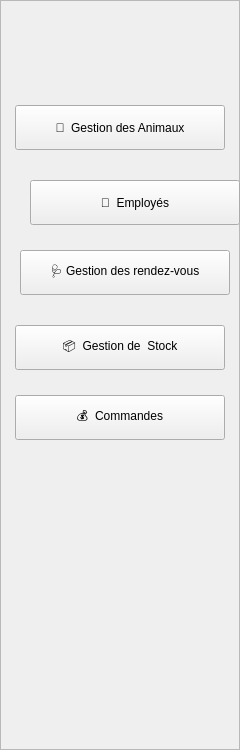
    <widget class="QFrame" name="sideBar">
     <property name="geometry">
      <rect>
       <x>0</x>
       <y>0</y>
       <width>240</width>
       <height>750</height>
      </rect>
     </property>
     <property name="styleSheet">
      <string notr="true">QFrame#sideBar { 
	background-color : #FBF4EE ;
	border: 2px solid #E77C8D;
}</string>
     </property>
     <property name="frameShape">
      <enum>QFrame::Shape::StyledPanel</enum>
     </property>
     <property name="frameShadow">
      <enum>QFrame::Shadow::Raised</enum>
     </property>
     <widget class="QLabel" name="logoLabel">
      <property name="geometry">
       <rect>
        <x>20</x>
        <y>18</y>
        <width>200</width>
        <height>81</height>
       </rect>
      </property>
      <property name="styleSheet">
       <string notr="true">QLabel#logoLabel {
	color : #6B3F2E ;
	font-family : Arial ;
	background-color: transparent;
}</string>
      </property>
      <property name="text">
       <string/>
      </property>
      <property name="pixmap">
       <pixmap>../../../Downloads/pawche.jpeg</pixmap>
      </property>
      <property name="scaledContents">
       <bool>true</bool>
      </property>
      <property name="alignment">
       <set>Qt::AlignmentFlag::AlignCenter</set>
      </property>
     </widget>
     <widget class="QPushButton" name="btnAnimaux">
      <property name="geometry">
       <rect>
        <x>15</x>
        <y>105</y>
        <width>210</width>
        <height>45</height>
       </rect>
      </property>
      <property name="minimumSize">
       <size>
        <width>210</width>
        <height>45</height>
       </size>
      </property>
      <property name="cursor">
       <cursorShape>PointingHandCursor</cursorShape>
      </property>
      <property name="styleSheet">
       <string notr="true">QPushButton#btnAnimaux {
    background-color: transparent;
    color: #6B3F2E;
    border: none;
    border-radius: 8px;
    text-align: left;
    padding-left: 15px;
    font-family: Arial;
    font-size: 13px;
    font-weight: bold;
}
}</string>
      </property>
      <property name="text">
       <string>🐾  Gestion des Animaux</string>
      </property>
     </widget>
     <widget class="QPushButton" name="btnClients">
      <property name="geometry">
       <rect>
        <x>30</x>
        <y>180</y>
        <width>210</width>
        <height>45</height>
       </rect>
      </property>
      <property name="minimumSize">
       <size>
        <width>210</width>
        <height>45</height>
       </size>
      </property>
      <property name="cursor">
       <cursorShape>PointingHandCursor</cursorShape>
      </property>
      <property name="styleSheet">
       <string notr="true">QPushButton#btnClients {
    background-color: transparent;
    color: #6B3F2E;
    border: none;
    border-radius: 8px;
    text-align: left;
    padding-left: 15px;
    font-family: Arial;
    font-size: 13px;
    font-weight: bold;
}
}</string>
      </property>
      <property name="text">
       <string>👥  Employés</string>
      </property>
     </widget>
     <widget class="QPushButton" name="btnProduits">
      <property name="geometry">
       <rect>
        <x>15</x>
        <y>325</y>
        <width>210</width>
        <height>45</height>
       </rect>
      </property>
      <property name="minimumSize">
       <size>
        <width>210</width>
        <height>45</height>
       </size>
      </property>
      <property name="cursor">
       <cursorShape>PointingHandCursor</cursorShape>
      </property>
      <property name="styleSheet">
       <string notr="true">QPushButton#btnProduits {
    background-color: transparent;
    color: #6B3F2E;
    border: none;
    border-radius: 8px;
    text-align: left;
    padding-left: 15px;
    font-family: Arial;
    font-size: 13px;
    font-weight: bold;
}
}</string>
      </property>
      <property name="text">
       <string>📦  Gestion de  Stock</string>
      </property>
     </widget>
     <widget class="QPushButton" name="btnCaisse">
      <property name="geometry">
       <rect>
        <x>15</x>
        <y>395</y>
        <width>210</width>
        <height>45</height>
       </rect>
      </property>
      <property name="minimumSize">
       <size>
        <width>210</width>
        <height>45</height>
       </size>
      </property>
      <property name="cursor">
       <cursorShape>PointingHandCursor</cursorShape>
      </property>
      <property name="styleSheet">
       <string notr="true">QPushButton#btnCaisse {
    background-color: transparent;
    color: #6B3F2E;
    border: none;
    border-radius: 8px;
    text-align: left;
    padding-left: 15px;
    font-family: Arial;
    font-size: 13px;
    font-weight: bold;
}
}</string>
      </property>
      <property name="text">
       <string>💰  Commandes</string>
      </property>
     </widget>
     <widget class="QPushButton" name="btnConsultations">
      <property name="geometry">
       <rect>
        <x>20</x>
        <y>250</y>
        <width>210</width>
        <height>45</height>
       </rect>
      </property>
      <property name="minimumSize">
       <size>
        <width>210</width>
        <height>45</height>
       </size>
      </property>
      <property name="cursor">
       <cursorShape>PointingHandCursor</cursorShape>
      </property>
      <property name="contextMenuPolicy">
       <enum>Qt::ContextMenuPolicy::PreventContextMenu</enum>
      </property>
      <property name="styleSheet">
       <string notr="true">QPushButton#btnConsultations {
    background-color: transparent;
    color: #6B3F2E;
    border: none;
    border-radius: 8px;
    text-align: left;
    padding-left: 15px;
    font-family: Arial;
    font-size: 13px;
    font-weight: bold;
}
}</string>
      </property>
      <property name="text">
       <string>🩺 Gestion des rendez-vous</string>
      </property>
     </widget>
    </widget>
